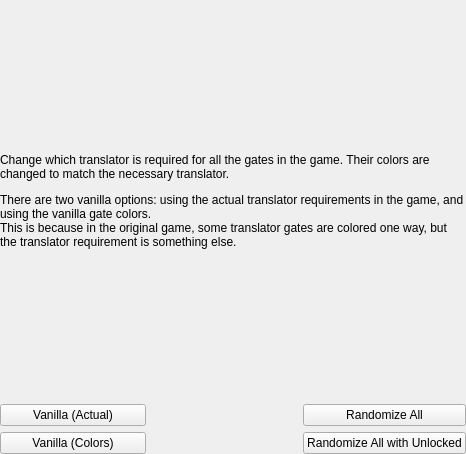
<?xml version="1.0" encoding="UTF-8"?>
<ui version="4.0">
 <class>PresetEchoesTranslators</class>
 <widget class="QMainWindow" name="PresetEchoesTranslators">
  <property name="geometry">
   <rect>
    <x>0</x>
    <y>0</y>
    <width>466</width>
    <height>454</height>
   </rect>
  </property>
  <property name="windowTitle">
   <string>Translators Gate</string>
  </property>
  <widget class="QWidget" name="centralWidget">
   <property name="maximumSize">
    <size>
     <width>16777215</width>
     <height>16777215</height>
    </size>
   </property>
   <layout class="QGridLayout" name="translators_top_layout">
    <property name="leftMargin">
     <number>0</number>
    </property>
    <property name="topMargin">
     <number>4</number>
    </property>
    <property name="rightMargin">
     <number>0</number>
    </property>
    <property name="bottomMargin">
     <number>0</number>
    </property>
    <item row="0" column="0">
     <widget class="QScrollArea" name="scroll_area">
      <property name="frameShape">
       <enum>QFrame::NoFrame</enum>
      </property>
      <property name="frameShadow">
       <enum>QFrame::Plain</enum>
      </property>
      <property name="lineWidth">
       <number>0</number>
      </property>
      <property name="horizontalScrollBarPolicy">
       <enum>Qt::ScrollBarAlwaysOff</enum>
      </property>
      <property name="widgetResizable">
       <bool>true</bool>
      </property>
      <property name="alignment">
       <set>Qt::AlignLeading|Qt::AlignLeft|Qt::AlignTop</set>
      </property>
      <widget class="QWidget" name="translators_scroll_contents">
       <property name="geometry">
        <rect>
         <x>0</x>
         <y>0</y>
         <width>466</width>
         <height>450</height>
        </rect>
       </property>
       <layout class="QGridLayout" name="translators_layout">
        <property name="leftMargin">
         <number>0</number>
        </property>
        <property name="topMargin">
         <number>0</number>
        </property>
        <property name="rightMargin">
         <number>0</number>
        </property>
        <property name="bottomMargin">
         <number>0</number>
        </property>
        <item row="2" column="0">
         <widget class="QPushButton" name="translator_vanilla_colors_button">
          <property name="text">
           <string>Vanilla (Colors)</string>
          </property>
         </widget>
        </item>
        <item row="1" column="0">
         <widget class="QPushButton" name="translator_vanilla_actual_button">
          <property name="text">
           <string>Vanilla (Actual)</string>
          </property>
         </widget>
        </item>
        <item row="1" column="2">
         <widget class="QPushButton" name="translator_randomize_all_button">
          <property name="text">
           <string>Randomize All</string>
          </property>
         </widget>
        </item>
        <item row="2" column="2">
         <widget class="QPushButton" name="translator_randomize_all_with_unlocked_button">
          <property name="text">
           <string>Randomize All with Unlocked</string>
          </property>
         </widget>
        </item>
        <item row="0" column="0" colspan="3">
         <widget class="QLabel" name="translators_description">
          <property name="text">
           <string>&lt;html&gt;&lt;head/&gt;&lt;body&gt;&lt;p&gt;Change which translator is required for all the gates in the game. Their colors are changed to match the necessary translator.&lt;/p&gt;&lt;p&gt;There are two vanilla options: using the actual translator requirements in the game, and using the vanilla gate colors.&lt;br/&gt;This is because in the original game, some translator gates are colored one way, but the translator requirement is something else.&lt;/p&gt;&lt;/body&gt;&lt;/html&gt;</string>
          </property>
          <property name="wordWrap">
           <bool>true</bool>
          </property>
         </widget>
        </item>
       </layout>
      </widget>
     </widget>
    </item>
   </layout>
  </widget>
 </widget>
 <layoutdefault spacing="6" margin="11"/>
 <resources/>
 <connections/>
</ui>
